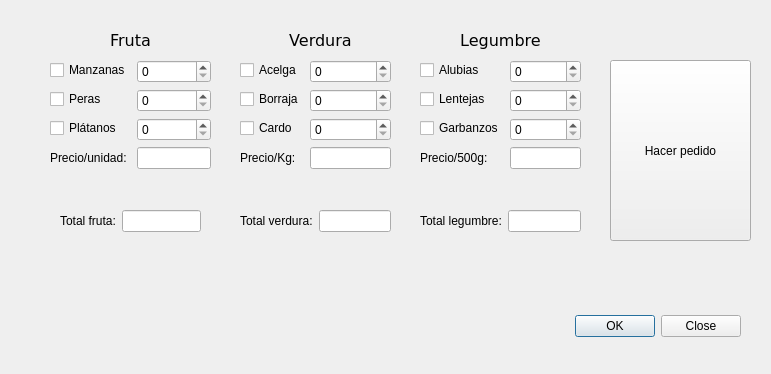
<?xml version="1.0" encoding="UTF-8"?>
<ui version="4.0">
 <class>Dialog</class>
 <widget class="QDialog" name="Dialog">
  <property name="geometry">
   <rect>
    <x>0</x>
    <y>0</y>
    <width>771</width>
    <height>374</height>
   </rect>
  </property>
  <property name="windowTitle">
   <string>Dialog</string>
  </property>
  <widget class="QDialogButtonBox" name="buttonBox">
   <property name="geometry">
    <rect>
     <x>400</x>
     <y>310</y>
     <width>341</width>
     <height>32</height>
    </rect>
   </property>
   <property name="orientation">
    <enum>Qt::Horizontal</enum>
   </property>
   <property name="standardButtons">
    <set>QDialogButtonBox::Close|QDialogButtonBox::Ok</set>
   </property>
  </widget>
  <widget class="QWidget" name="formLayoutWidget">
   <property name="geometry">
    <rect>
     <x>50</x>
     <y>60</y>
     <width>161</width>
     <height>111</height>
    </rect>
   </property>
   <layout class="QFormLayout" name="formLayout">
    <property name="fieldGrowthPolicy">
     <enum>QFormLayout::AllNonFixedFieldsGrow</enum>
    </property>
    <item row="0" column="0">
     <widget class="QCheckBox" name="op_ma">
      <property name="text">
       <string>Manzanas</string>
      </property>
     </widget>
    </item>
    <item row="0" column="1">
     <widget class="QSpinBox" name="cant_ma">
      <property name="wrapping">
       <bool>false</bool>
      </property>
      <property name="keyboardTracking">
       <bool>true</bool>
      </property>
     </widget>
    </item>
    <item row="1" column="0">
     <widget class="QCheckBox" name="op_pe">
      <property name="text">
       <string>Peras</string>
      </property>
     </widget>
    </item>
    <item row="1" column="1">
     <widget class="QSpinBox" name="cant_pe"/>
    </item>
    <item row="2" column="0">
     <widget class="QCheckBox" name="op_pl">
      <property name="text">
       <string>Plátanos</string>
      </property>
     </widget>
    </item>
    <item row="2" column="1">
     <widget class="QSpinBox" name="cant_pl"/>
    </item>
    <item row="3" column="1">
     <widget class="QLineEdit" name="precio_fruta">
      <property name="readOnly">
       <bool>true</bool>
      </property>
     </widget>
    </item>
    <item row="3" column="0">
     <widget class="QLabel" name="label_4">
      <property name="text">
       <string>Precio/unidad:</string>
      </property>
     </widget>
    </item>
   </layout>
  </widget>
  <widget class="QWidget" name="formLayoutWidget_2">
   <property name="geometry">
    <rect>
     <x>240</x>
     <y>60</y>
     <width>151</width>
     <height>111</height>
    </rect>
   </property>
   <layout class="QFormLayout" name="formLayout_2">
    <property name="fieldGrowthPolicy">
     <enum>QFormLayout::AllNonFixedFieldsGrow</enum>
    </property>
    <item row="0" column="0">
     <widget class="QCheckBox" name="op_ac">
      <property name="text">
       <string>Acelga</string>
      </property>
     </widget>
    </item>
    <item row="0" column="1">
     <widget class="QSpinBox" name="cant_ac"/>
    </item>
    <item row="1" column="0">
     <widget class="QCheckBox" name="op_bo">
      <property name="text">
       <string>Borraja</string>
      </property>
     </widget>
    </item>
    <item row="1" column="1">
     <widget class="QSpinBox" name="cant_bo"/>
    </item>
    <item row="2" column="0">
     <widget class="QCheckBox" name="op_ca">
      <property name="text">
       <string>Cardo</string>
      </property>
     </widget>
    </item>
    <item row="2" column="1">
     <widget class="QSpinBox" name="cant_ca"/>
    </item>
    <item row="3" column="0">
     <widget class="QLabel" name="label_5">
      <property name="text">
       <string>Precio/Kg:</string>
      </property>
     </widget>
    </item>
    <item row="3" column="1">
     <widget class="QLineEdit" name="precio_verdura">
      <property name="readOnly">
       <bool>true</bool>
      </property>
     </widget>
    </item>
   </layout>
  </widget>
  <widget class="QWidget" name="formLayoutWidget_3">
   <property name="geometry">
    <rect>
     <x>420</x>
     <y>60</y>
     <width>161</width>
     <height>111</height>
    </rect>
   </property>
   <layout class="QFormLayout" name="formLayout_3">
    <property name="fieldGrowthPolicy">
     <enum>QFormLayout::AllNonFixedFieldsGrow</enum>
    </property>
    <item row="0" column="0">
     <widget class="QCheckBox" name="op_al">
      <property name="text">
       <string>Alubias</string>
      </property>
     </widget>
    </item>
    <item row="0" column="1">
     <widget class="QSpinBox" name="cant_al"/>
    </item>
    <item row="1" column="0">
     <widget class="QCheckBox" name="op_le">
      <property name="text">
       <string>Lentejas</string>
      </property>
     </widget>
    </item>
    <item row="1" column="1">
     <widget class="QSpinBox" name="cant_le"/>
    </item>
    <item row="2" column="0">
     <widget class="QCheckBox" name="op_ga">
      <property name="text">
       <string>Garbanzos</string>
      </property>
     </widget>
    </item>
    <item row="2" column="1">
     <widget class="QSpinBox" name="cant_ga"/>
    </item>
    <item row="3" column="0">
     <widget class="QLabel" name="label_6">
      <property name="text">
       <string>Precio/500g:</string>
      </property>
     </widget>
    </item>
    <item row="3" column="1">
     <widget class="QLineEdit" name="precio_legumbre">
      <property name="readOnly">
       <bool>true</bool>
      </property>
     </widget>
    </item>
   </layout>
  </widget>
  <widget class="QLabel" name="label">
   <property name="geometry">
    <rect>
     <x>50</x>
     <y>20</y>
     <width>161</width>
     <height>41</height>
    </rect>
   </property>
   <property name="font">
    <font>
     <family>Verdana</family>
     <pointsize>12</pointsize>
    </font>
   </property>
   <property name="text">
    <string>Fruta</string>
   </property>
   <property name="alignment">
    <set>Qt::AlignCenter</set>
   </property>
  </widget>
  <widget class="QLabel" name="label_2">
   <property name="geometry">
    <rect>
     <x>240</x>
     <y>20</y>
     <width>161</width>
     <height>41</height>
    </rect>
   </property>
   <property name="font">
    <font>
     <family>Verdana</family>
     <pointsize>12</pointsize>
    </font>
   </property>
   <property name="text">
    <string>Verdura</string>
   </property>
   <property name="alignment">
    <set>Qt::AlignCenter</set>
   </property>
  </widget>
  <widget class="QLabel" name="label_3">
   <property name="geometry">
    <rect>
     <x>420</x>
     <y>20</y>
     <width>161</width>
     <height>41</height>
    </rect>
   </property>
   <property name="font">
    <font>
     <family>Verdana</family>
     <pointsize>12</pointsize>
    </font>
   </property>
   <property name="text">
    <string>Legumbre</string>
   </property>
   <property name="alignment">
    <set>Qt::AlignCenter</set>
   </property>
  </widget>
  <widget class="QLabel" name="salida">
   <property name="geometry">
    <rect>
     <x>50</x>
     <y>270</y>
     <width>701</width>
     <height>31</height>
    </rect>
   </property>
   <property name="text">
    <string/>
   </property>
   <property name="alignment">
    <set>Qt::AlignCenter</set>
   </property>
  </widget>
  <widget class="QWidget" name="formLayoutWidget_4">
   <property name="geometry">
    <rect>
     <x>60</x>
     <y>210</y>
     <width>141</width>
     <height>41</height>
    </rect>
   </property>
   <layout class="QFormLayout" name="formLayout_5">
    <item row="0" column="0">
     <widget class="QLabel" name="label_8">
      <property name="text">
       <string>Total fruta:</string>
      </property>
     </widget>
    </item>
    <item row="0" column="1">
     <widget class="QLineEdit" name="total_fruta"/>
    </item>
   </layout>
  </widget>
  <widget class="QWidget" name="formLayoutWidget_5">
   <property name="geometry">
    <rect>
     <x>240</x>
     <y>210</y>
     <width>151</width>
     <height>41</height>
    </rect>
   </property>
   <layout class="QFormLayout" name="formLayout_6">
    <property name="fieldGrowthPolicy">
     <enum>QFormLayout::AllNonFixedFieldsGrow</enum>
    </property>
    <item row="0" column="1">
     <widget class="QLineEdit" name="total_verdura"/>
    </item>
    <item row="0" column="0">
     <widget class="QLabel" name="label_9">
      <property name="text">
       <string>Total verdura:</string>
      </property>
     </widget>
    </item>
   </layout>
  </widget>
  <widget class="QWidget" name="formLayoutWidget_6">
   <property name="geometry">
    <rect>
     <x>420</x>
     <y>210</y>
     <width>161</width>
     <height>41</height>
    </rect>
   </property>
   <layout class="QFormLayout" name="formLayout_7">
    <item row="0" column="0">
     <widget class="QLabel" name="label_10">
      <property name="text">
       <string>Total legumbre:</string>
      </property>
     </widget>
    </item>
    <item row="0" column="1">
     <widget class="QLineEdit" name="total_legumbre"/>
    </item>
   </layout>
  </widget>
  <widget class="QPushButton" name="boton_pedido">
   <property name="geometry">
    <rect>
     <x>610</x>
     <y>60</y>
     <width>141</width>
     <height>181</height>
    </rect>
   </property>
   <property name="text">
    <string>Hacer pedido</string>
   </property>
  </widget>
 </widget>
 <resources/>
 <connections>
  <connection>
   <sender>buttonBox</sender>
   <signal>rejected()</signal>
   <receiver>Dialog</receiver>
   <slot>reject()</slot>
   <hints>
    <hint type="sourcelabel">
     <x>526</x>
     <y>320</y>
    </hint>
    <hint type="destinationlabel">
     <x>286</x>
     <y>274</y>
    </hint>
   </hints>
  </connection>
  <connection>
   <sender>buttonBox</sender>
   <signal>accepted()</signal>
   <receiver>Dialog</receiver>
   <slot>accept()</slot>
   <hints>
    <hint type="sourcelabel">
     <x>458</x>
     <y>314</y>
    </hint>
    <hint type="destinationlabel">
     <x>157</x>
     <y>274</y>
    </hint>
   </hints>
  </connection>
 </connections>
</ui>
